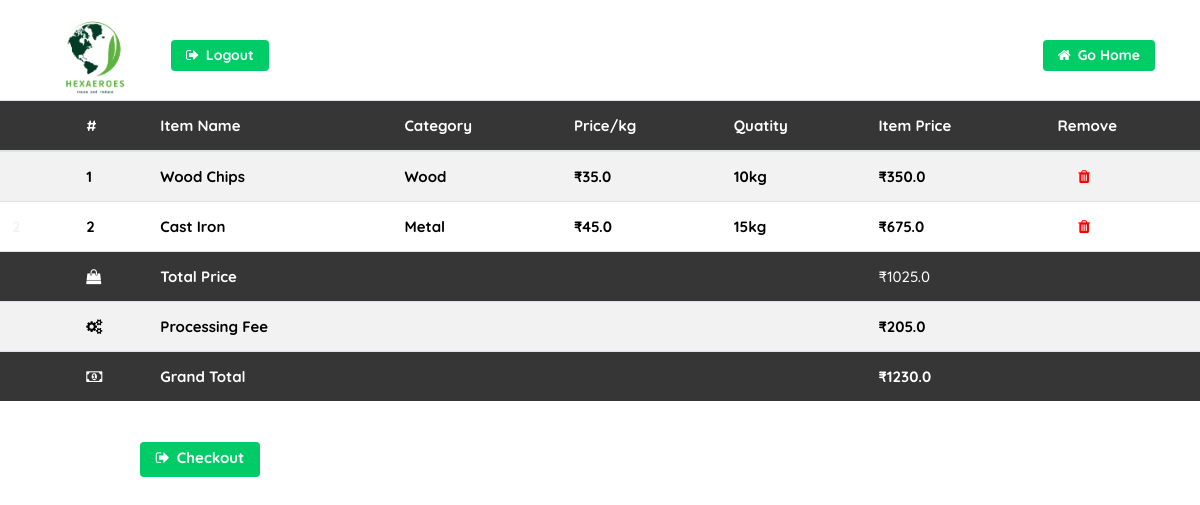
Screenshot of /order_list (signed in) with the database file from the repository.
### core/models.py (models this page shows, shortened)
class OrderItem(models.Model):
    user = models.ForeignKey(User, on_delete=models.CASCADE)
    ordered = models.BooleanField(default=False)
    product = models.ForeignKey(Product, on_delete=models.CASCADE, null=True)
    def get_total_item_price(self):
        return self.product.quantity * self.product.price
    def get_final_price(self):
        return self.get_total_item_price()

class Product(models.Model):
    poster = models.ForeignKey(Customer, on_delete=models.CASCADE, null=True)
    name = models.CharField(max_length=100, blank=True)
    category = models.ForeignKey(Category, on_delete=models.CASCADE, blank=True)
    description = models.CharField(max_length=200, blank=True)
    price = models.FloatField(default=0.0, blank=True)
    quantity = models.IntegerField(default=0, blank=True)
    address = models.CharField(max_length=200, blank=True)
    city = models.CharField(max_length=100, blank=True)
    zip_code = models.CharField(max_length=15, blank=True)
    phone = models.CharField(max_length=12, null=True)
    image = models.ImageField(upload_to='images/', blank=True)
    available = models.BooleanField(default=True, blank=True)

class Category(models.Model):
    category_name = models.CharField(max_length=100)
    def __str__(self):
        return self.category_name

class Order(models.Model):
    user = models.ForeignKey(User, on_delete=models.CASCADE)
    items = models.ManyToManyField(OrderItem)
    start_date = models.DateTimeField(auto_now_add=True)
    ordered_date = models.DateTimeField()
    ordered = models.BooleanField(default=False)
    order_id = models.CharField(max_length=100, unique=True, default=None, blank=True, null=True)
    datetime_of_payment = models.DateTimeField(auto_now_add=True)
    order_delivered = models.BooleanField(default=False)
    order_received = models.BooleanField(default=False)
    razorpay_order_id = models.CharField(max_length=500, null=True, blank=True)
    razorpay_payment_id = models.CharField(max_length=500, null=True, blank=True)
    razorpay_signature = models.CharField(max_length=500, null=True, blank=True)
    def get_total_price(self):
        total = 0
        for order_item in self.items.all():
            total += order_item.get_final_price()
        return total
    def get_process_fee(self):
        final_price = self.get_total_price()
        process_fee = 0
        if final_price <= 1000:
            process_fee = 0.15 * final_price
        elif final_price <= 5000:
            process_fee = 0.20 * final_price
        else:
            process_fee = 0.25 * final_price
        return process_fee
    def get_grand_total(self):
        grand_total = 0
        grand_total = self.get_total_price() + self.get_process_fee()
        return grand_total

### core/views.py (the view)
# urls.py: path('order_list', views.order_list, name='order_list'),
def order_list(request):
    if Order.objects.filter(user=request.user, ordered=False).exists():
        order = Order.objects.get(user=request.user, ordered=False)
        return render(request, 'core/order_list.html', {'order' : order})
    return render(request, 'core/order_list.html', {'message' : 'Cart is Empty!'})

### templates/core/order_list.html (shortened to what this page needs)
<!DOCTYPE html>
{% load static %}
<html lang="en">
  <head>
    <link rel="stylesheet" type="text/css" href="{% static 'css/bootstrap.min.css' %}">
    <link rel="stylesheet" type="text/css" href="{% static 'fonts/line-icons.css' %}">
    <link rel="stylesheet" type="text/css" href="{% static 'css/slicknav.css' %}">
    <link rel="stylesheet" type="text/css" href="{% static 'css/animate.css' %}">
    <link rel="stylesheet" type="text/css" href="{% static 'css/owl.carousel.css' %}">
    <link rel="stylesheet" type="text/css" href="{% static 'css/main.css' %}">
    <link rel="stylesheet" type="text/css" href="{% static 'css/responsive.css' %}">
    <link rel="stylesheet" href="https://cdnjs.cloudflare.com/ajax/libs/font-awesome/4.7.0/css/font-awesome.min.css">
  </head>
  <body>
    <header id="header-wrap" style="padding-bottom: 100px;">
      <nav class="navbar navbar-expand-lg fixed-top scrolling-navbar">
        <div class="container">
          <div class="navbar-header">
            <a href="{% url 'index' %}" class="navbar-brand"><img src="{% static 'img/hexa.png' %}" alt="" style="width:100px"></a>
          </div>
          <div class="collapse navbar-collapse" id="main-navbar">
            <ul class="navbar-nav mr-auto">
              {% if user.is_authenticated %}
              <li class="nav-item">
                <a class="tg-btn" href="{% url 'user_logout' %}" aria-haspopup="true" aria-expanded="false"><i class="fa fa-sign-out"></i>
                  <b>Logout</b>
                </a>
              </li>
              {% endif %}
            </ul>
            <a class="tg-btn" href="{% url 'index' %}">
              <i class="fa fa-home"></i> <b>Go Home</b>
            </a>
          </div>
        </div>
      </nav>
    </header>
    <table class="table table-striped">
      <thead>
        <tr>
          <th scope="col"><span style="color:#363636">#</span></th>
          <th scope="col">#</th>
          <th scope="col">Item Name</th>
          <th scope="col">Category</th>
          <th scope="col">Price/kg</th>
          <th scope="col">Quatity</th>
          <th scope="col">Item Price</th>
          <th scope="col">Remove</th>
        </tr>
      </thead>
      <tbody>
        {% for order_item in order.items.all %}
        <tr>
          <th scope="row"><b><span style="color:#f2f2f2">{{ forloop.counter }}</span></b></th>
          <th scope="row"><b>{{ forloop.counter }}</b></th>
          <td><b>{{ order_item.product.name }}</b></td>
          <td><b>{{ order_item.product.category }}</b></td>
          <td><b>₹{{ order_item.product.price }}</b></td>
          <td><b>{{ order_item.product.quantity }}kg</b></td>
          <td><b>₹{{ order_item.get_total_item_price }}</b></td>
          <td><a href="{% url 'remove_from_cart' order_item.product.pk %}"><span style="color:red">&nbsp;&nbsp;&nbsp;&nbsp;&nbsp;<i class="fa fa-trash"></i></span></a></td>
        </tr>
        {% endfor %}
        {% if order.get_total_price %}
        <tr class="row100 body" style="background-color:#363636;">
          <td class="cell100 column1"><span style="color: #363636";><i class="fa fa-shopping-bag"></i></span></td>
          <td class="cell100 column2"><span style="color: #ffffff";><i class="fa fa-shopping-bag"></i></span></td>
          <td class="cell100 column3" style="color: #ffffff;"><b>Total Price</b></td>
          <td class="cell100 column4"></td>
          <td class="cell100 column5"></td>
          <td class="cell100 column6"></td>
          <td class="cell100 column7" style="color:#ffffff;">₹{{ order.get_total_price }}</td>
          <td class="cell100 column8"></td>
        </tr>
        <tr class="row100 body" style="background-color:#f2f2f2;">
          <td class="cell100 column1"><span style="color: #f2f2f2";><i class="fa fa-cogs"></i></span></td>
          <td class="cell100 column2"><i class="fa fa-cogs"></i></td>
          <td class="cell100 column3"><b>Processing Fee</b></td>
          <td class="cell100 column4"></td>
          <td class="cell100 column5"></td>
          <td class="cell100 column6"></td>
          <td class="cell100 column7"><b>₹{{ order.get_process_fee }}</b></td>
          <td class="cell100 column8"></td>
        </tr>
        <tr class="row100 body" style="background-color:#363636;">
          <td class="cell100 column1" style="color:#363636;"><i class="fa fa-money"></i></td>
          <td class="cell100 column2" style="color:#ffffff;"><i class="fa fa-money"></i></td>
          <td class="cell100 column3" style="color:#ffffff;"><b>Grand Total</b></td>
          <td class="cell100 column4"></td>
          <td class="cell100 column5"></td>
          <td class="cell100 column6"></td>
          <td class="cell100 column7" style="color:#ffffff;"><b>₹{{ order.get_grand_total }}</b></td>
          <td class="cell100 column8"></td>
        </tr>
      </tbody>
    </table>
    <br>
    <a href="{% url 'checkout_page' %}" class="tg-btn" style = "position:relative; left:130px; width:120px; height: 35px; font-size: 15px;"><i class="fa fa-sign-out"></i>  <b>Checkout</b></a>
    {% endif %}
  </body>

### static/css/main.css (style rules this page uses)
html { overflow-x: hidden; }
body { background: #fff; font-size: 14px; font-weight: 400; font-family: "Quicksand", sans-serif; -webkit-box-sizing: border-box; -moz-box-sizing: border-box; box-sizing: border-box; -webkit-font-smoothing: subpixel-antialiased; color: #333; line-height: 25px; -webkit-backface-visibility: hidden; backface-visibility: hidden; overflow-x: hidden; }
a { -webkit-transition: all 0.2s linear; -moz-transition: all 0.2s linear; -o-transition: all 0.2s linear; transition: all 0.2s linear; }
ul, ol { list-style: outside none none; margin: 0; padding: 0; }
ul li, ol li { list-style: none; }
.navbar-brand { position: relative; padding: 0px; }
.navbar-brand img { width: 200px; }
.navbar { padding: 0; }
.tg-btn { color: #ffffff; font-size: 14px; padding: 3px 15px 3px; margin-left: 10px; position: relative; background: #00cc67; text-align: center; border-radius: 4px; display: inline-block; text-transform: capitalize; }
.tg-btn i { margin-right: 3px; }

### templates/core/order_list.html (style rules this page uses)
table { font-size: 15px; font-weight: 500; color: #000000; }
thead { background-color: #363636; color: #ffffff; }

### rows the page displays
OrderItem: product.name "Wood Chips", product.category "Wood", product.price "35.0", product.quantity "10", get_total_item_price "350.0"
OrderItem: product.name "Cast Iron", product.category "Metal", product.price "45.0", product.quantity "15", get_total_item_price "675.0"
Order: get_total_price "1025.0", get_process_fee "205.0", get_grand_total "1230.0"
